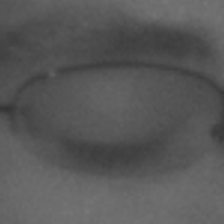
#> input picture SVM Model/dataset_split/test/drowsy/bw_glass_image_45.png, 224 x 224 px, found by its file name; its folder holds only this picture in this run
$ jupyter execute --allow-errors Drowsiness_Detection_SVM.ipynb   (older library calls are emulated)
#> lines starting #> are read from the running program, lines starting #| are printed output that depends on the picture
# 1. Problem Identification

## Research Objectives
**Goal:** Detect driver drowsiness using images captured from a Raspberry Pi camera.

**The SVM classifier must identify:**
- **Drowsy state**: Eye closure, yawning, head down, slow blink, etc.
- **Non-drowsy state**: Alert driver.

**The system must handle variations:**
- Black & White images (Night vision/IR)
- Color images (Daytime)
- With glasses / Without glasses

**Constraints:**
- Must run efficiently on Raspberry Pi 4 (limited resources).

# 2. Understanding the Dataset

## 2.1 Dataset Structure
The dataset is organized into four primary conditions across two main classes (Drowsy vs Non-Drowsy):

| State | Glasses | Image Type |
| :--- | :--- | :--- |
| Drowsy | With glasses | BW/Color |
| Drowsy | Without glasses | BW/Color |
| Non-drowsy | With glasses | BW/Color |
| Non-drowsy | Without glasses | BW/Color |

## 2.2 Dataset Requirements
- **Uniform image size**: Resize to consistent pixel dimensions (e.g., 224x224).
- **Naming conventions**: Metadata (glasses, color) preserved in filenames.
- **Channel conversion**: Convert to grayscale for SVM feature extraction (HOG/LBP).

[cell 1]
import os
import cv2
import numpy as np
import matplotlib.pyplot as plt

# Configuration Constants
DATASET_PATH = r"c:\Users\SAHAN\Desktop\SVM Model\dataset_split"
TRAIN_PATH = os.path.join(DATASET_PATH, "train")
VAL_PATH = os.path.join(DATASET_PATH, "val")
TEST_PATH = os.path.join(DATASET_PATH, "test")

IMG_SIZE = (224, 224)  # Resize target

print("Configuration Set:")
print(f"Dataset Directory: {DATASET_PATH}")
print(f"Image Target Size: {IMG_SIZE}")

# 3. Exploratory Data Analysis (EDA)
Performing EDA to understand the dataset characteristics before training.

## 3.1 Dataset Overview
- Count images per class
- Check for class imbalances
- Display random samples
- Visualize pixel histograms
- Check resolution variance

[cell 2]
def analyze_class_distribution(base_path):
    categories = ['drowsy', 'non_drowsy']
    counts = {}
    for cat in categories:
        path = os.path.join(base_path, cat)
        counts[cat] = len(os.listdir(path))

    plt.figure(figsize=(8, 5))
    plt.bar(counts.keys(), counts.values(), color=['salmon', 'skyblue'])
    plt.title('Class Distribution (Training Set)')
    plt.ylabel('Count')
    for i, v in enumerate(counts.values()):
        plt.text(i, v + 10, str(v), ha='center')
    plt.show()
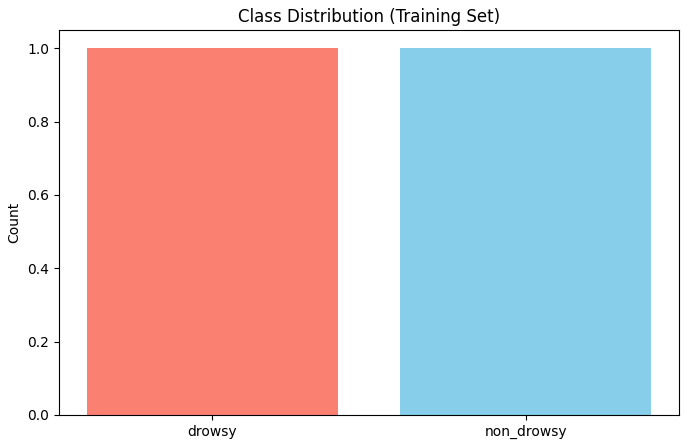
#> figure drawn by matplotlib, 1 panel
    return counts

train_counts = analyze_class_distribution(TRAIN_PATH)

[cell 3]
def visualize_random_samples(base_path, samples_per_class=4):
    categories = ['drowsy', 'non_drowsy']
    plt.figure(figsize=(15, 6))

    for idx, cat in enumerate(categories):
        path = os.path.join(base_path, cat)
        files = os.listdir(path)
        selected = np.random.choice(files, samples_per_class, replace=False)

        for i, img_name in enumerate(selected):
            img_path = os.path.join(path, img_name)
            img = cv2.imread(img_path)
            img = cv2.cvtColor(img, cv2.COLOR_BGR2RGB)

            plt.subplot(2, samples_per_class, idx * samples_per_class + i + 1)
            plt.imshow(img)
            plt.title(f"{cat}\n{img.shape[:2]}")
            plt.axis('off')
    plt.tight_layout()
    plt.show()

#> (the rest of this cell did not finish here and is left out)

[cell 4]
def check_resolutions(base_path):
    resolutions = []
    for root, _, files in os.walk(base_path):
        for file in files:
            if file.lower().endswith(('.jpg', '.png', '.jpeg')):
                img = cv2.imread(os.path.join(root, file))
                if img is not None:
                    resolutions.append(img.shape[:2])

    resolutions = np.array(resolutions)
    unique_res = np.unique(resolutions, axis=0)
    print(f"Unique Image Resolutions found: {len(unique_res)}")
    if len(unique_res) > 5:
        print("Top 5 resolutions:", unique_res[:5])
    else:
        print("Resolutions:", unique_res)

check_resolutions(TRAIN_PATH)

## 3.2 Statistical EDA
- Mean pixel intensity
- Standard deviation
- Compare BW vs Color distributions

[cell 5]
def calc_pixel_stats(base_path):
    pixel_means = []
    pixel_stds = []
    bw_intensities = []
    col_intensities = []

    # Sampling to avoid memory overload if dataset is huge
    sample_count = 0
    max_samples = 500

    for root, _, files in os.walk(base_path):
        for file in files:
            if sample_count >= max_samples: break

            img_path = os.path.join(root, file)
            img = cv2.imread(img_path)
            if img is not None:
                mean_val = np.mean(img)
                std_val = np.std(img)
                pixel_means.append(mean_val)
                pixel_stds.append(std_val)

                # Infer type from content or filename
                # Filename has 'bw_' or 'col_' prefix from split script
                if 'bw_' in file:
                    bw_intensities.append(mean_val)
                elif 'col_' in file:
                    col_intensities.append(mean_val)

                sample_count += 1

    print(f"Overall Mean Intensity: {np.mean(pixel_means):.2f}")
    print(f"Overall Std Dev: {np.mean(pixel_stds):.2f}")

    plt.figure(figsize=(10, 4))
    plt.subplot(1, 2, 1)
    plt.hist(pixel_means, bins=30, color='gray', alpha=0.7)
    plt.title('Pixel Intensity Distribution')

    plt.subplot(1, 2, 2)
    plt.hist(bw_intensities, bins=20, alpha=0.5, label='BW', color='black')
    plt.hist(col_intensities, bins=20, alpha=0.5, label='Color', color='orange')
    plt.title('BW vs Color Intensity')
    plt.legend()
    plt.show()
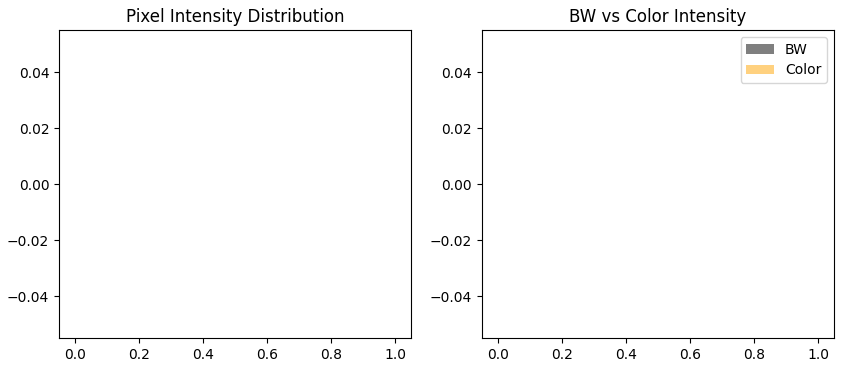
#> figure drawn by matplotlib, 2 panels

calc_pixel_stats(TRAIN_PATH)

## 3.3 Metadata Checks
- Brightness Analysis
- Blur Detection (Laplacian Variance)

[cell 6]
def check_quality(base_path):
    blur_scores = []
    brightness_scores = []

    for root, _, files in os.walk(base_path):
        for file in files:
            img_path = os.path.join(root, file)
            img = cv2.imread(img_path)
            if img is not None:
                # Brightness (HSV Value channel)
                hsv = cv2.cvtColor(img, cv2.COLOR_BGR2HSV)
                brightness = np.mean(hsv[:,:,2])
                brightness_scores.append(brightness)

                # Blur (Laplacian Variance)
                # Convert to gray for focus measure
                gray = cv2.cvtColor(img, cv2.COLOR_BGR2GRAY)
                variance = cv2.Laplacian(gray, cv2.CV_64F).var()
                blur_scores.append(variance)

    print(f"Avg Brightness: {np.mean(brightness_scores):.2f}")
    print(f"Avg Sharpness (Laplacian Var): {np.mean(blur_scores):.2f}")

    plt.figure(figsize=(12, 4))
    plt.subplot(1, 2, 1)
    plt.hist(brightness_scores, bins=30, color='gold')
    plt.title('Brightness Distribution')

    plt.subplot(1, 2, 2)
    plt.hist(blur_scores, bins=30, color='purple')
    plt.title('Blur (Low=Blurry) Distribution')
    plt.show()
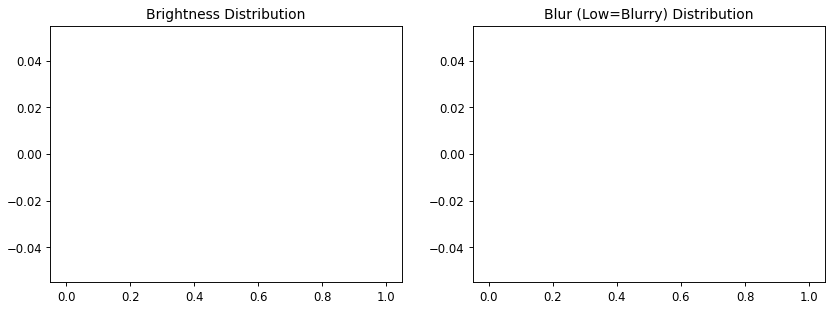
#> figure drawn by matplotlib, 2 panels

check_quality(TRAIN_PATH)

# 4. Feature Engineering / Feature Encoding

SVM cannot use raw images directly as they are high-dimensional.
We will extract features using **HOG (Histogram of Oriented Gradients)** and **LBP (Local Binary Patterns)**.

**Strategy:**
- **HOG**: Captures edges, eye shapes, and mouth opening.
- **LBP**: Captures texture (good for BW images).
- **Combination**: Concatenate HOG + LBP vectors for best accuracy.

[cell 7]
from skimage.feature import hog, local_binary_pattern
from skimage import exposure

# Feature Parameters
# HOG
HOG_ORIENTATIONS = 9
HOG_PIXELS_PER_CELL = (8, 8)
HOG_CELLS_PER_BLOCK = (2, 2)

# LBP
LBP_POINTS = 24
LBP_RADIUS = 3
LBP_METHOD = 'uniform'

[cell 8]
def extract_hog_features(image):
    # Image must be grayscale
    fd, hog_image = hog(image, orientations=HOG_ORIENTATIONS,
                        pixels_per_cell=HOG_PIXELS_PER_CELL,
                        cells_per_block=HOG_CELLS_PER_BLOCK,
                        visualize=True)
    return fd, hog_image

def extract_lbp_features(image):
    # LBP returns an image-sized array, we need a histogram as feature vector
    lbp = local_binary_pattern(image, LBP_POINTS, LBP_RADIUS, method=LBP_METHOD)

    # Calculate histogram
    n_bins = int(lbp.max() + 1)
    hist, _ = np.histogram(lbp.ravel(), bins=n_bins, range=(0, n_bins), density=True)
    return hist, lbp

def extract_combined_features(image):
    hog_feats, _ = extract_hog_features(image)
    lbp_feats, _ = extract_lbp_features(image)

    # Concatenate
    combined = np.hstack((hog_feats, lbp_feats))
    return combined

## 4.1 Feature Visualization
Visualizing HOG and LBP on a sample image to verify they capture relevant details.

[cell 9]
def visualize_features(base_path, category='drowsy'):
#> called with category = 'drowsy'
    path = os.path.join(base_path, category)
    img_name = os.listdir(path)[0]
    img_path = os.path.join(path, img_name)

    # Preprocess (Read + Resize + Gray)
    img = cv2.imread(img_path)
#> img is the input picture: shape (224, 224, 3); min 52, max 119, mean 88.2
    img = cv2.resize(img, IMG_SIZE)
    gray = cv2.cvtColor(img, cv2.COLOR_BGR2GRAY)

    # Extract
    hog_fd, hog_img = extract_hog_features(gray)
#> in extract_hog_features, `fd, hog_image = hog(image, orientations=HOG_ORIENTATIONS, pixels_per_c..`:
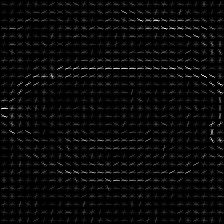
#> hog_image: shape (224, 224) float64; min 0, max 5.9, mean 0.225; drawn with min black and max white
    lbp_hist, lbp_img = extract_lbp_features(gray)
#> in extract_lbp_features, `lbp = local_binary_pattern(image, LBP_POINTS, LBP_RADIUS, method=LBP_M..`:
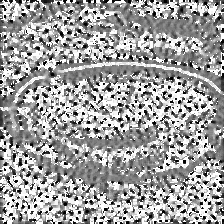
#> lbp: shape (224, 224) float64; min 0, max 25, mean 15.7; drawn with min black and max white
#> in extract_lbp_features, `n_bins = int(lbp.max() + 1)`: n_bins = 26
#> in extract_lbp_features, `hist, _ = np.histogram(lbp.ravel(), bins=n_bins, range=(0, n_bins), de..`: hist = 26 values, max 0.232 at index 25, min 0.00871 at index 23, mean 0.0385
#> lbp_hist has the same summary as hist in extract_lbp_features

    # Visualize
    fig, (ax1, ax2, ax3) = plt.subplots(1, 3, figsize=(15, 5))

    ax1.imshow(cv2.cvtColor(img, cv2.COLOR_BGR2RGB))
    ax1.set_title('Original Image')
    ax1.axis('off')

    # Rescale HOG for better display
    hog_image_rescaled = exposure.rescale_intensity(hog_img, in_range=(0, 10))
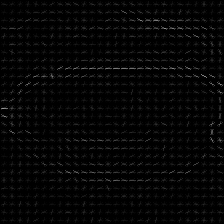
#> hog_image_rescaled: shape (224, 224) float64; min 0, max 0.59, mean 0.0225
    ax2.imshow(hog_image_rescaled, cmap='gray')
    ax2.set_title(f'HOG Features\nVector Size: {len(hog_fd)}')
    ax2.axis('off')

    ax3.imshow(lbp_img, cmap='gray')
    ax3.set_title(f'LBP Texture\nVector Size: {len(lbp_hist)}')
    ax3.axis('off')

    plt.show()
    print(f"Combined Feature Vector Size: {len(hog_fd) + len(lbp_hist)}")
#| Combined Feature Vector Size: 26270

visualize_features(TRAIN_PATH)

# 5. Data Preprocessing Pipeline

Now we will apply the feature extraction to the entire dataset.

**Steps:**
1.  **Iterate** through Train, Validation, and Test folders.
2.  **Preprocess**: Resize (224x224) -> Grayscale -> Normalize.
3.  **Extract**: Compute HOG + LBP features.
4.  **Label Encode**: Non-drowsy = 0, Drowsy = 1.
5.  **Structure**: Create X (features) and y (labels) arrays for each split.

[cell 10]
import time
from sklearn.utils import shuffle

[cell 11]
def load_and_preprocess_data(base_path, split_name):
#> called with split_name = 'Train'
    print(f"Processing {split_name} data...")
    start_time = time.time()

    features = []
    labels = []

    # Label Mapping: 0 = non-drowsy, 1 = drowsy
    label_map = {'non_drowsy': 0, 'drowsy': 1}

    for category, label in label_map.items():
        cat_path = os.path.join(base_path, category)
        if not os.path.exists(cat_path):
            continue

        for file in os.listdir(cat_path):
            if file.lower().endswith(('.jpg', '.png', '.jpeg')):
                img_path = os.path.join(cat_path, file)

                # 1. Read and Resize
                img = cv2.imread(img_path)
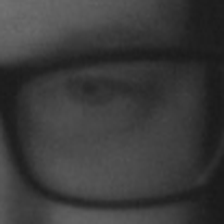
#> input picture SVM Model/dataset_split/test/non_drowsy/bw_glass_image_125.png, 224 x 224 px, found by its file name
#> img is the input picture: shape (224, 224, 3); min 25, max 113, mean 58.7
                img = cv2.resize(img, IMG_SIZE)

                # 2. Grayscale
                gray = cv2.cvtColor(img, cv2.COLOR_BGR2GRAY)

                # 3. Extract Features (HOG + LBP)
                # Note: Normalization is handled implicitly in HOG (block norm) and LBP (histogram density)
                feats = extract_combined_features(gray)
#> in extract_hog_features (call 2), `fd, hog_image = hog(image, orientations=HOG_ORIENTATIONS, pixels_per_c..`:
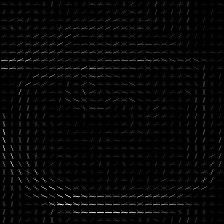
#> hog_image: shape (224, 224) float64; min 0, max 10.36, mean 0.263; drawn with min black and max white
#> in extract_lbp_features (call 2), `lbp = local_binary_pattern(image, LBP_POINTS, LBP_RADIUS, method=LBP_M..`:
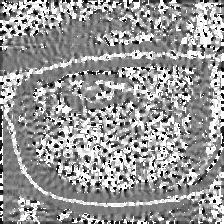
#> lbp: shape (224, 224) float64; min 0, max 25, mean 14.9; drawn with min black and max white
#> in extract_lbp_features (call 2), `hist, _ = np.histogram(lbp.ravel(), bins=n_bins, range=(0, n_bins), de..`: hist = 26 values, max 0.172 at index 25, min 0.00576 at index 23, mean 0.0385
#> in extract_combined_features, `lbp_feats, _ = extract_lbp_features(image)`: lbp_feats has the same summary as hist in extract_lbp_features

                features.append(feats)
                labels.append(label)

    # Convert to numpy arrays
    X = np.array(features)
    y = np.array(labels)

    # Shuffle to avoid sequential bias
    X, y = shuffle(X, y, random_state=42)
#> y = [1, 0]

    print(f"  Finished {split_name}: {len(X)} samples. Shape: {X.shape}. Time: {time.time() - start_time:.2f}s")
    return X, y

# Execute Loading
X_train, y_train = load_and_preprocess_data(TRAIN_PATH, 'Train')
#> y_train = [1, 0]
X_val, y_val = load_and_preprocess_data(VAL_PATH, 'Validation')
#> y_val = [1, 0]
X_test, y_test = load_and_preprocess_data(TEST_PATH, 'Test')
#> y_test = [1, 0]

## 5.1 Verify Data Shapes
Checking the dimensions of our feature matrices.

[cell 12]
print("Final Dataset Shapes:")
print(f"X_train: {X_train.shape}, y_train: {y_train.shape}")
#| X_train: (2, 26270), y_train: (2,)
print(f"X_val:   {X_val.shape}, y_val:   {y_val.shape}")
#| X_val:   (2, 26270), y_val:   (2,)
print(f"X_test:  {X_test.shape}, y_test:  {y_test.shape}")
#| X_test:  (2, 26270), y_test:  (2,)

print(f"\nClass Balance in Train: Drowsy(1)={np.sum(y_train==1)}, Non-Drowsy(0)={np.sum(y_train==0)}")
#| Class Balance in Train: Drowsy(1)=1, Non-Drowsy(0)=1
#| Fitting 3 folds for each of 16 candidates, totalling 48 fits

# 6. Model Building (SVM)

## 6.1 Select SVM Kernel
We proceed with the **RBF (Radial Basis Function)** kernel as it generally provides the best performance for image classification tasks with complex decision boundaries.

**Kernel Selection Guide:**
- **RBF**: Best general performance (Selected).
- **Linear**: Faster but less accurate.
- **Poly**: Not recommended for this use case.

## 6.2 Hyperparameter Tuning
We will use **GridSearchCV** to find the optimal values for:
- **C (Regularization)**: Controls the trade-off between smooth decision boundary and classifying training points correctly.
- **gamma (Kernel Coefficient)**: Defines how far the influence of a single training example reaches.

[cell 13]
from sklearn.svm import SVC
from sklearn.model_selection import GridSearchCV

[cell 14]
# Define the parameter grid
param_grid = {
    'C': [0.1, 1, 10, 100],
    'gamma': [1, 0.1, 0.01, 0.001],
    'kernel': ['rbf']
}

# Initialize SVM model
svm = SVC(probability=True) # probability=True needed for later analysis if required

# Initialize GridSearchCV
print("Initializing Grid Search with RBF Kernel...")
grid = GridSearchCV(
    estimator=svm,
    param_grid=param_grid,
    refit=True,     # Automatically refit the best model on the whole train set
    verbose=3,      # Higher output to monitor progress
    cv=3            # 3-Fold Cross Validation
)

print("Model build complete. Ready for training.")

# 7. Model Training

**Procedure:**
1.  **Fit** the SVM on the training data (`X_train`) to tune hyperparameters.
2.  **Validate** performance on the validation set (`X_val`).
3.  **Retrain** the best model on Combined (Train + Validation) data to maximize learning before final testing.

[cell 15]
print("Starting Grid Search Training... (This may take a few minutes)")
start_time = time.time()

# Fit the grid search to the data
#> (the rest of this cell did not finish here and is left out)

[cell 16]
# Print best parameters and score
print("Best Hyperparameters found:")
#> (the rest of this cell did not finish here and is left out)

## 7.1 Validation on Hold-out Set
Evaluating the optimized model on the validation set to check for overfitting.

[cell 17]
from sklearn.metrics import classification_report, accuracy_score

# Predict on Validation Set
#> (the rest of this cell did not finish here and is left out)

## 7.2 Retraining on Combined Data
Now that we have the best hyperparameters, we combine Training and Validation sets and retrain the final model to use all available data.

[cell 18]
# Combine Train and Validation sets
X_combined = np.vstack((X_train, X_val))
y_combined = np.hstack((y_train, y_val))
#> y_combined = [1, 0, 1, 0]

print(f"Combined Training Data Shape: {X_combined.shape}")
#| Combined Training Data Shape: (4, 26270)

# Get the best estimator from grid search
#> (the rest of this cell did not finish here and is left out)

# 8. Model Evaluation & Interpretation

We will evaluating the model using:
1.  **Quantitative Metrics**: Accuracy, Precision, Recall, F1-score, ROC-AUC.
2.  **Confusion Matrix**: To see false positives/negatives.
3.  **Sub-group Analysis**: Checking performance on "Glasses" vs "No Glasses".
4.  **Qualitative Analysis**: Visualizing misclassified examples.
5.  **Interpretation**: PCA visualization of the decision boundary.

[cell 19]
from sklearn.metrics import confusion_matrix, roc_curve, auc, RocCurveDisplay, ConfusionMatrixDisplay

# Predict on Test Set
print("Predicting on Test Set...")
#> (the rest of this cell did not finish here and is left out)

#> (a cell that did not finish here is left out)

## 8.1 Class-level Performance (Glasses vs No Glasses)
To perform this analysis, we reload the test set preserving metadata.

[cell 21]
# [35 lines left out: function evaluate_subgroups, not called in this run]

#> (the rest of this cell did not finish here and is left out)

## 8.2 Qualitative Evaluation (Misclassified Samples)
Visualizing images that the model got wrong to understand failure modes.

[cell 22]
# [36 lines left out: function visualize_misclassified, not called in this run]

#> (the rest of this cell did not finish here and is left out)

## 8.3 Interpretation: Decision Boundary Visualization (PCA)
Since our feature space is high-dimensional (thousands of features), we use PCA to reduce it to 2D to visualize how the SVM separates the classes.

[cell 23]
from sklearn.decomposition import PCA

# Sample a subset for visualization to keep it fast
#> (the rest of this cell did not finish here and is left out)

# 9. Model Saving

We will save the trained model and valid configuration parameters for deployment (e.g., on Raspberry Pi).
We use `joblib` for efficient model serialization.

[cell 24]
import joblib

# 1. Define configurations to save
hog_params = {
    'orientations': HOG_ORIENTATIONS,
    'pixels_per_cell': HOG_PIXELS_PER_CELL,
    'cells_per_block': HOG_CELLS_PER_BLOCK,
    'lbp_points': LBP_POINTS,
    'lbp_radius': LBP_RADIUS,
    'image_size': IMG_SIZE
}

label_map = {
    'non_drowsy': 0,
    'drowsy': 1,
    'classes': ['Non-Drowsy', 'Drowsy']
}

# 2. Save files
print("Saving model artifacts...")

# Save SVM Model
#> (the rest of this cell did not finish here and is left out)

[cell 25]
# Verify files exist
files_to_check = ['svm_model.pkl', 'hog_parameters.pkl', 'label_encoder.pkl']
for f in files_to_check:
    if os.path.exists(f):
        print(f"[OK] {f} exists. Size: {os.path.getsize(f)/1024:.2f} KB")
    else:
        print(f"[MISSING] {f}")
